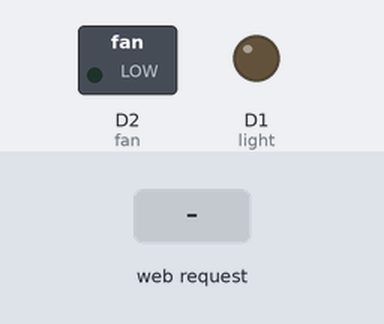
The sketch below on a simulated ESP8266 (NodeMCU). Shown: switched loads named in the sketch (green lamp = pin HIGH), output pins drawn as LEDs (lit = HIGH). The inputs (shaded band) are chosen by the test bench. WiFi joins after 1.5 s; servers stay silent unless stated; what the sketch prints to the serial monitor is not drawn.

Above: at 2.7 s.
2.8 s: HTTP request GET /lon received
At 3.3 s:
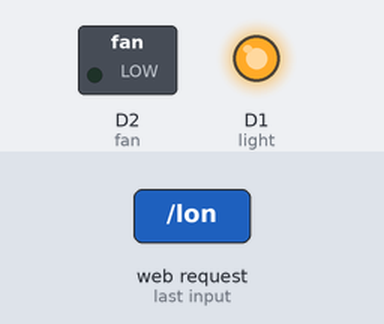
4.3 s: HTTP request GET /fon received
At 5.5 s:
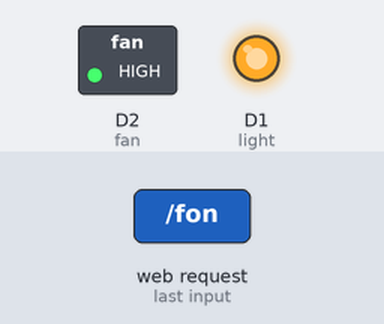
5.8 s: HTTP request GET /loff received
At 6.7 s:
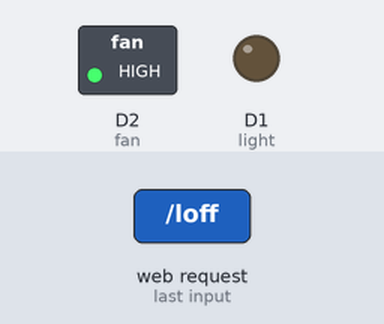
Timing chart, 0 to 8.8 s (numbered marks = the images above; inputs shaded):
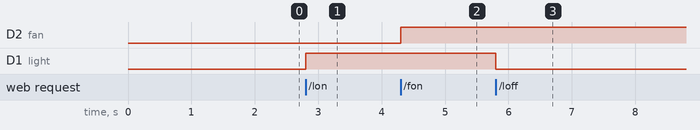

Measured:
- after the input at 2.8 s, D1 (light): LOW → HIGH at once
- after the input at 4.3 s, D2 (fan): LOW → HIGH at once
- after the input at 5.8 s, D1 (light): HIGH → LOW at once

The sketch:

homeAutomation.ino
```cpp
#include <ESP8266WiFi.h>
WiFiClient client;
WiFiServer server(80);
const char* ssid = "TECHNOLOGICS- Embedded IoT";  // wifi name
const char* password = "l0($kR#!u@oP8)#@$Fy#2!PK0"; // wifi password
String  command = ""; // Command received from Android device

// Set Relay Pins
int light = D1;
int fan = D2;

void setup()
{
  Serial.begin(115200);
  pinMode(light, OUTPUT);
  pinMode(fan, OUTPUT);

  digitalWrite(light, LOW);
  digitalWrite(fan, LOW);
  connectWiFi();
  server.begin();
}

void loop()
{
  client = server.available();
  if (!client) return;
  command = checkClient ();
  Serial.println(command);

  if (command == "lon"  )        {
    digitalWrite(light, 1);
    Serial.println("light is ON");
  }
  else if (command == "loff" )     {
    digitalWrite(light, 0);
    Serial.println("light is OFF");
  }
  else if (command == "fon"  )     {
    digitalWrite(fan, 1);
    Serial.println("FAN is ON");
  }
  else if (command == "foff" )   {
    digitalWrite(fan, 0);
    Serial.println("FAN is OFF");
  }
  sendBackEcho(command); // send command echo back to android device
  command = "";
}

/* connecting WiFi */
void connectWiFi()
{
  Serial.println("Connecting to WIFI");
  WiFi.begin(ssid, password);
  while ((!(WiFi.status() == WL_CONNECTED)))
  {
    delay(300);
    Serial.print("..");
  }
  Serial.println("");
  Serial.println("WiFi connected");
  Serial.println("NodeMCU Local IP is : ");
  Serial.print((WiFi.localIP()));
}

/* check command received from Android Device */
String checkClient (void)
{
  while (!client.available()) delay(1);
  String request = client.readStringUntil('\r');
  Serial.println(request);
  request.remove(0, 5);
  request.remove(request.length() - 9, 9);
  return request;
}

/* send command echo back to android device */
void sendBackEcho(String echo)
{
  client.println("HTTP/1.1 200 OK ");
  client.println("Content-Type: text/html");
  client.println("");
  client.println("<!DOCTYPE HTML>");
  client.println("<html>");
  client.println(echo);
  client.println("</html>");
  client.stop();
  delay(1);
}
```
